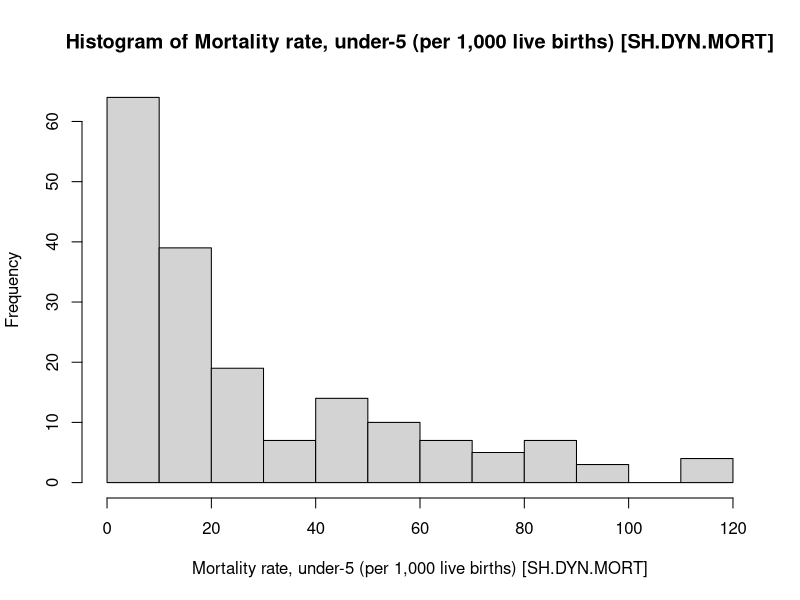
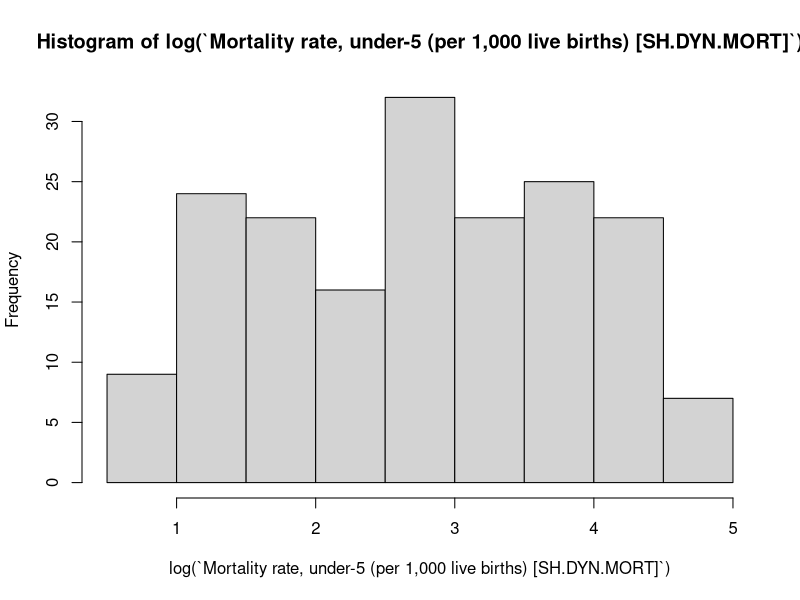
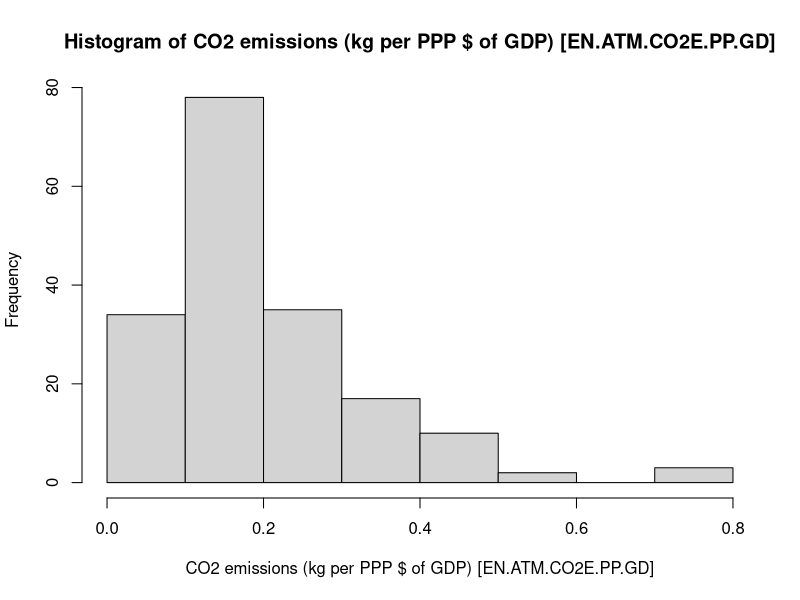
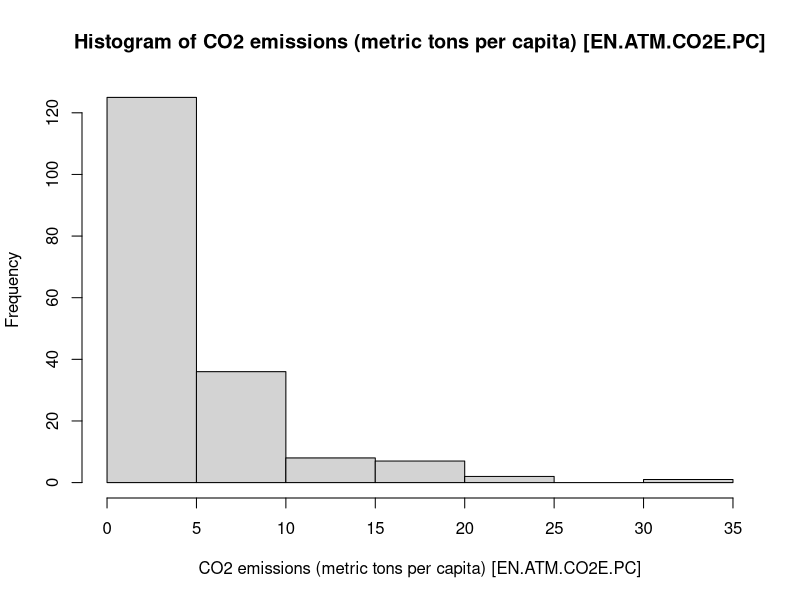
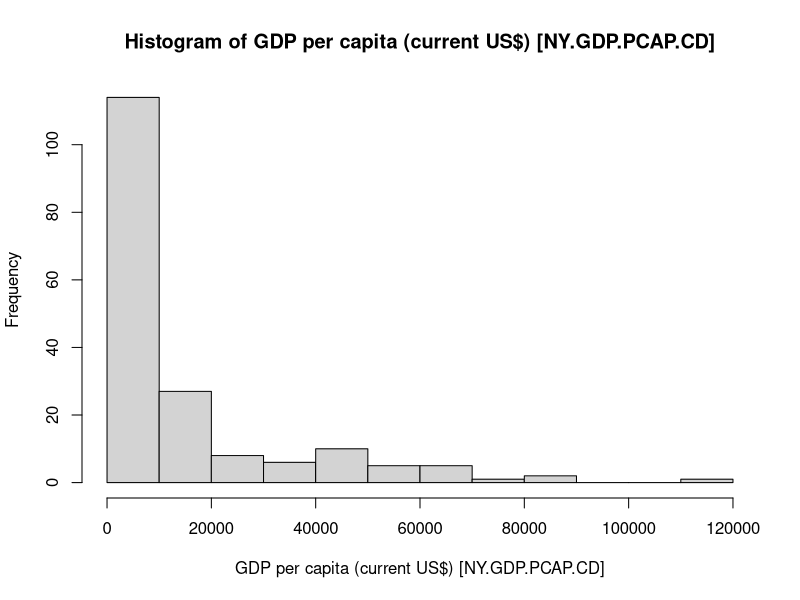
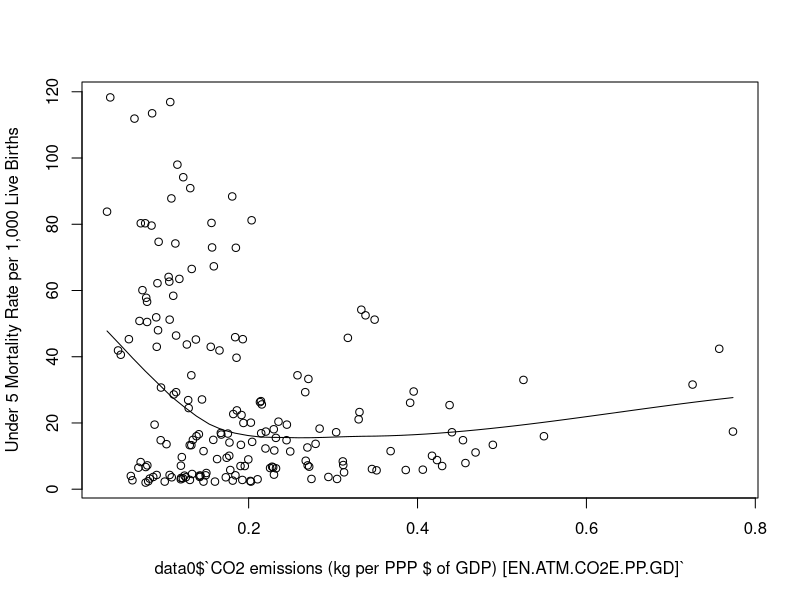
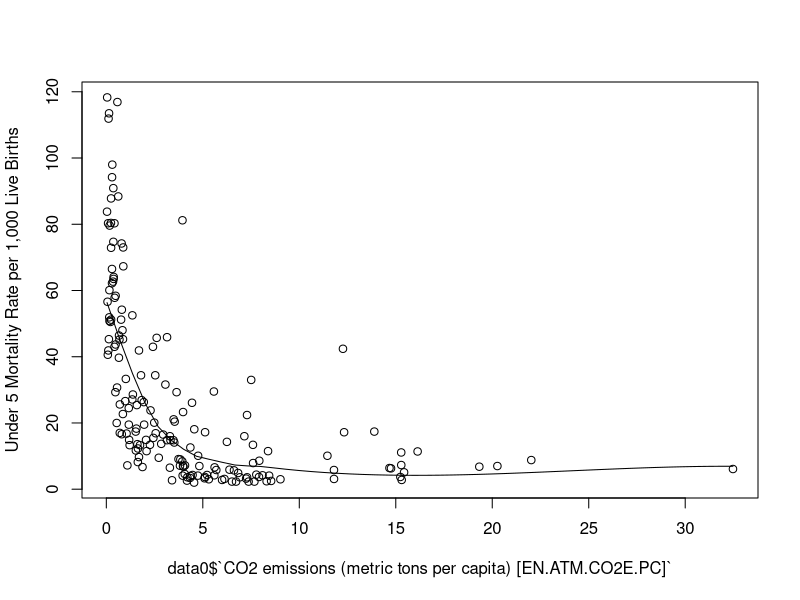
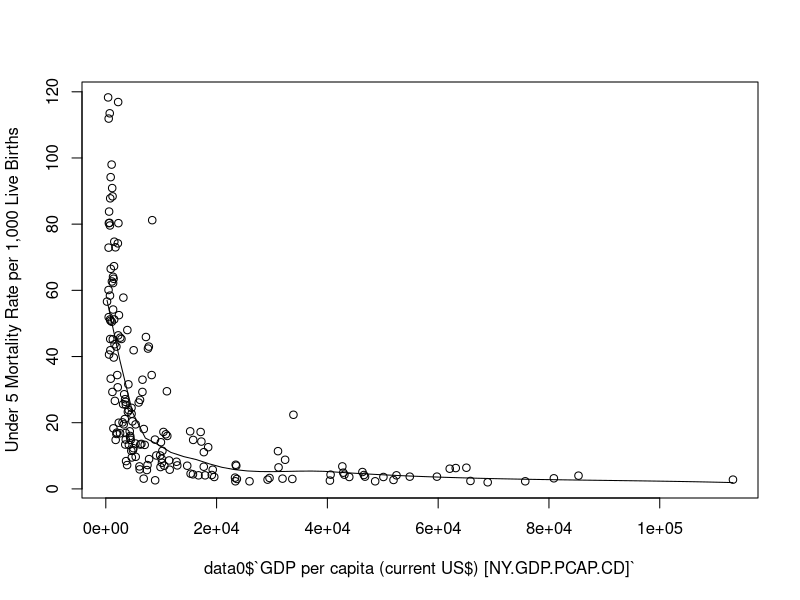

The R source for these figures, in order:
## ---- chunk 1
#Load packages
library(readxl)
library(dplyr)
## ---- chunk 2
# Load data
data0 <- read_xlsx("P_Data_Extract_From_Sustainable_Development_Goals_(SDGs) (3) (1).xlsx")
attach(data0)
View(data0)
## ---- chunk 3
# Data Wrangling
data0 <- data0 |> rename(female_employment = `Contributing family workers, female (% of female employment) (modeled ILO estimate) [SL.FAM.WORK.FE.ZS]`)

data0 <- data0 |> rename(male_employment = `Contributing family workers, male (% of male employment) (modeled ILO estimate) [SL.FAM.WORK.MA.ZS]`)


## ---- chunk 4
#Data exploration
# View the structure of the dataset
str(data0)

# Summary statistics
summary(data0)
## ---- chunk 5
hist(`Mortality rate, under-5 (per 1,000 live births) [SH.DYN.MORT]`)
## ---- chunk 6
hist(log(`Mortality rate, under-5 (per 1,000 live births) [SH.DYN.MORT]`))
## ---- chunk 7
hist(`CO2 emissions (kg per PPP $ of GDP) [EN.ATM.CO2E.PP.GD]`)
## ---- chunk 8
hist(`CO2 emissions (metric tons per capita) [EN.ATM.CO2E.PC]`)
## ---- chunk 9
hist(`GDP per capita (current US$) [NY.GDP.PCAP.CD]`)
## ---- chunk 10
# Data Visualization
scatter.smooth(data0$`CO2 emissions (kg per PPP $ of GDP) [EN.ATM.CO2E.PP.GD]`, data0$`Mortality rate, under-5 (per 1,000 live births) [SH.DYN.MORT]`, ylab = "Under 5 Mortality Rate per 1,000 Live Births")
## ---- chunk 11
scatter.smooth(data0$`CO2 emissions (metric tons per capita) [EN.ATM.CO2E.PC]`, data0$`Mortality rate, under-5 (per 1,000 live births) [SH.DYN.MORT]`, ylab = "Under 5 Mortality Rate per 1,000 Live Births")
## ---- chunk 12
scatter.smooth(data0$`GDP per capita (current US$) [NY.GDP.PCAP.CD]`, data0$`Mortality rate, under-5 (per 1,000 live births) [SH.DYN.MORT]`, ylab = "Under 5 Mortality Rate per 1,000 Live Births")
## ---- chunk 13
scatter.smooth(data0$`Compulsory education, duration (years) [SE.COM.DURS]`, data0$`Mortality rate, under-5 (per 1,000 live births) [SH.DYN.MORT]`, ylab = "Under 5 Mortality Rate per 1,000 Live Births")
## ---- chunk 14
scatter.smooth(data0$`Prevalence of current tobacco use, males (% of male adults) [SH.PRV.SMOK.MA]`, data0$`Mortality rate, under-5 (per 1,000 live births) [SH.DYN.MORT]`, ylab = "Under 5 Mortality Rate per 1,000 Live Births")
## ---- chunk 15
scatter.smooth(data0$`Prevalence of current tobacco use, females (% of female adults) [SH.PRV.SMOK.FE]`, data0$`Mortality rate, under-5, male (per 1,000 live births) [SH.DYN.MORT.MA]`, ylab = "Under 5 Mortality Rate per 1,000 Live Births")
## ---- chunk 16
scatter.smooth(data0$`People practicing open defecation (% of population) [SH.STA.ODFC.ZS]`, data0$`Mortality rate, under-5 (per 1,000 live births) [SH.DYN.MORT]`, ylab = "Under 5 Mortality Rate per 1,000 Live Births")
## ---- chunk 17
scatter.smooth(data0$`Prevalence of moderate or severe food insecurity in the population (%) [SN.ITK.MSFI.ZS]`, data0$`Mortality rate, under-5 (per 1,000 live births) [SH.DYN.MORT]`, ylab = "Under 5 Mortality Rate per 1,000 Live Births")
## ---- chunk 18
scatter.smooth(data0$female_employment, data0$`Mortality rate, under-5 (per 1,000 live births) [SH.DYN.MORT]`, ylab = "Under 5 Mortality Rate per 1,000 Live Births")
## ---- chunk 19
scatter.smooth(data0$male_employment, data0$`Mortality rate, under-5 (per 1,000 live births) [SH.DYN.MORT]`, ylab = "Under 5 Mortality Rate per 1,000 Live Births")
## ---- chunk 20
scatter.smooth(data0$`People using at least basic drinking water services (% of population) [SH.H2O.BASW.ZS]`, data0$`Mortality rate, under-5 (per 1,000 live births) [SH.DYN.MORT]`, ylab = "Under 5 Mortality Rate per 1,000 Live Births")
